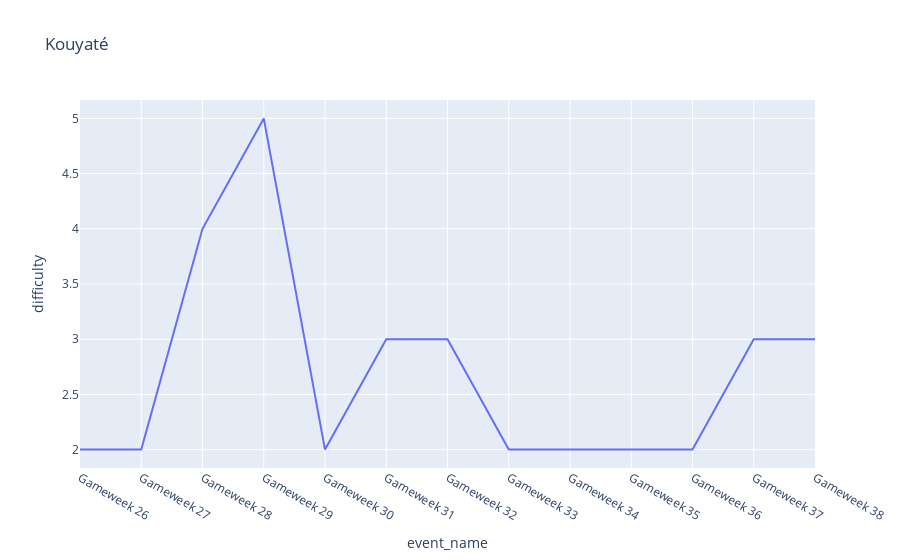

Notebook code for this chart:
### Code cell
player_future(150)

### Figure 1 — Plotly figure (JSON) as saved in the notebook; plotly's stock layout.template omitted (floating-point values rounded to 4 significant figures)
{"data": [{"customdata": [[18], [5], [20], [12], [14], [1], [9], [8], [10], [16], [18], [2], [13]], "hovertemplate": "event_name=%{x}<br>difficulty=%{y}<br>opponent_team_id=%{customdata[0]}<extra></extra>", "legendgroup": "", "line": {"color": "#636efa", "dash": "solid"}, "marker": {"symbol": "circle"}, "mode": "lines", "name": "", "orientation": "v", "showlegend": false, "type": "scatter", "x": ["Gameweek 26", "Gameweek 27", "Gameweek 28", "Gameweek 29", "Gameweek 30", "Gameweek 31", "Gameweek 32", "Gameweek 33", "Gameweek 34", "Gameweek 35", "Gameweek 36", "Gameweek 37", "Gameweek 38"], "xaxis": "x", "y": [2, 2, 4, 5, 2, 3, 3, 2, 2, 2, 2, 3, 3], "yaxis": "y"}], "layout": {"legend": {"tracegroupgap": 0}, "title": {"text": "Kouyaté"}, "xaxis": {"anchor": "y", "domain": [0, 1], "title": {"text": "event_name"}}, "yaxis": {"anchor": "x", "domain": [0, 1], "title": {"text": "difficulty"}}}}
